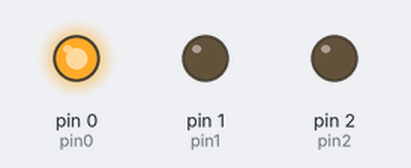
This sketch was run on a simulated Arduino Uno, built with avr-gcc and run on an emulated ATmega328P. Shown: output pins drawn as LEDs (lit = HIGH).

Above: at 0.2 s.
At 1.4 s:
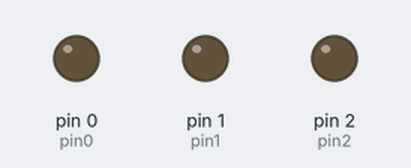
At 1.8 s:
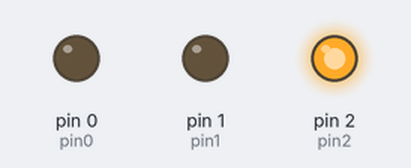
At 3.0 s:
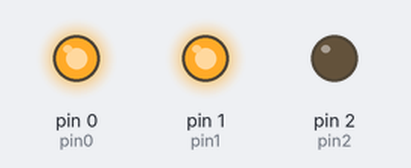
At 3.4 s:
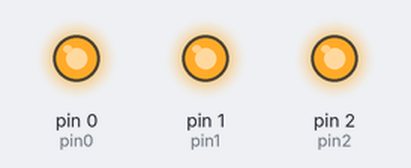
At 5.8 s:
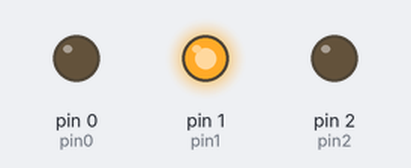
Timing chart, 0 to 6.3 s (numbered marks = the images above):
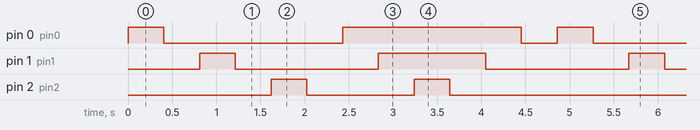

Measured:
- by itself, pin 0 (pin0): repeats every 4.9 s: LOW 2.0 s, HIGH 2.0 s, LOW 0.41 s, HIGH 0.41 s
- by itself, pin 1 (pin1): repeats every 4.9 s: LOW 1.6 s, HIGH 1.2 s, LOW 1.6 s, HIGH 0.41 s
- by itself, pin 2 (pin2): repeats every 4.9 s: LOW 1.2 s, HIGH 0.41 s, LOW 2.8 s, HIGH 0.41 s

The sketch:

test.ino
```cpp
/* assistant using by attiny13a developed on 10 03 2018
 * 06 februari
 * ic manager for any truble restart assestant
*/

//const int IcIn = 2;         // Main IC signal inpur
const int pin0 = 0;       // Assistant active status
const int pin1 = 1;        // Main IC input Indicator
const int pin2 = 2;       // if got any truble restart reset power
const int pin3 = 3;
const int pin4 = 4;

int d = 810;
int i   = 0;


void setup() {
  pinMode(pin0, OUTPUT);       // Assistant active status
  pinMode(pin1, OUTPUT);        // Main IC input Indicator
  pinMode(pin2, OUTPUT);       // if got any truble restart reset power

  pinMode(pin3, INPUT);
  pinMode(pin4, INPUT);

  digitalWrite(pin0, LOW);       // Assistant active status
  digitalWrite(pin1, LOW);       // Main IC input Indicator
  digitalWrite(pin2, LOW);       // if got any truble restart reset power

  digitalWrite(pin3, HIGH);       // Assistant active status
  digitalWrite(pin4, HIGH);

}

void loop()
{

    digitalWrite(pin0, HIGH);       // Assistant active status
    delay(d/2);
    digitalWrite(pin0, LOW);       // Assistant active status
    delay(d/2);

    digitalWrite(pin1, HIGH);       // Assistant active status
    delay(d/2);
    digitalWrite(pin1, LOW);       // Assistant active status
    delay(d/2);

    digitalWrite(pin2, HIGH);       // Assistant active status
    delay(d/2);
    digitalWrite(pin2, LOW);       // Assistant active status
    delay(d/2);

    digitalWrite(pin0, HIGH);       // Assistant active status
    delay(d/2);
    digitalWrite(pin1, HIGH);       // Assistant active status
    delay(d/2);
    digitalWrite(pin2, HIGH);       // Assistant active status
    delay(d/2);
    digitalWrite(pin2, LOW);       // Assistant active status
    delay(d/2);
    digitalWrite(pin1, LOW);       // Assistant active status
    delay(d/2);
    digitalWrite(pin0, LOW);       // Assistant active status
    delay(d/2);


}
```
